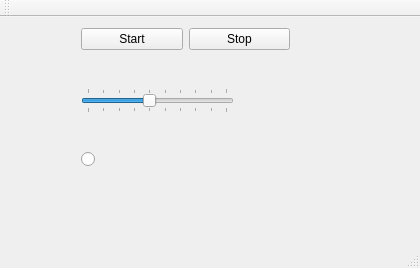
<?xml version="1.0" encoding="UTF-8"?>
<ui version="4.0">
 <class>MainWindow</class>
 <widget class="QMainWindow" name="MainWindow">
  <property name="geometry">
   <rect>
    <x>0</x>
    <y>0</y>
    <width>420</width>
    <height>268</height>
   </rect>
  </property>
  <property name="windowTitle">
   <string>MainWindow</string>
  </property>
  <widget class="QWidget" name="centralWidget">
   <widget class="QWidget" name="verticalLayoutWidget">
    <property name="geometry">
     <rect>
      <x>70</x>
      <y>0</y>
      <width>231</width>
      <height>161</height>
     </rect>
    </property>
    <layout class="QVBoxLayout" name="verticalLayout">
     <item>
      <layout class="QHBoxLayout" name="horizontalLayout">
       <item>
        <widget class="QPushButton" name="startButton">
         <property name="text">
          <string>Start</string>
         </property>
        </widget>
       </item>
       <item>
        <widget class="QPushButton" name="stopButton">
         <property name="text">
          <string>Stop</string>
         </property>
        </widget>
       </item>
      </layout>
     </item>
     <item>
      <layout class="QHBoxLayout" name="horizontalLayout_2">
       <item>
        <widget class="QSlider" name="numberSlider">
         <property name="minimum">
          <number>1</number>
         </property>
         <property name="maximum">
          <number>10</number>
         </property>
         <property name="value">
          <number>5</number>
         </property>
         <property name="sliderPosition">
          <number>5</number>
         </property>
         <property name="orientation">
          <enum>Qt::Horizontal</enum>
         </property>
         <property name="tickPosition">
          <enum>QSlider::TicksBothSides</enum>
         </property>
         <property name="tickInterval">
          <number>1</number>
         </property>
        </widget>
       </item>
       <item>
        <widget class="QLabel" name="numberLabel">
         <property name="minimumSize">
          <size>
           <width>50</width>
           <height>0</height>
          </size>
         </property>
         <property name="text">
          <string/>
         </property>
        </widget>
       </item>
      </layout>
     </item>
     <item>
      <widget class="QRadioButton" name="led">
       <property name="text">
        <string/>
       </property>
      </widget>
     </item>
    </layout>
   </widget>
  </widget>
  <widget class="QMenuBar" name="menuBar">
   <property name="geometry">
    <rect>
     <x>0</x>
     <y>0</y>
     <width>420</width>
     <height>28</height>
    </rect>
   </property>
  </widget>
  <widget class="QToolBar" name="mainToolBar">
   <attribute name="toolBarArea">
    <enum>TopToolBarArea</enum>
   </attribute>
   <attribute name="toolBarBreak">
    <bool>false</bool>
   </attribute>
  </widget>
  <widget class="QStatusBar" name="statusBar"/>
 </widget>
 <layoutdefault spacing="6" margin="11"/>
 <resources/>
 <connections>
  <connection>
   <sender>numberSlider</sender>
   <signal>valueChanged(int)</signal>
   <receiver>numberLabel</receiver>
   <slot>setNum(int)</slot>
   <hints>
    <hint type="sourcelabel">
     <x>175</x>
     <y>138</y>
    </hint>
    <hint type="destinationlabel">
     <x>318</x>
     <y>149</y>
    </hint>
   </hints>
  </connection>
 </connections>
</ui>
